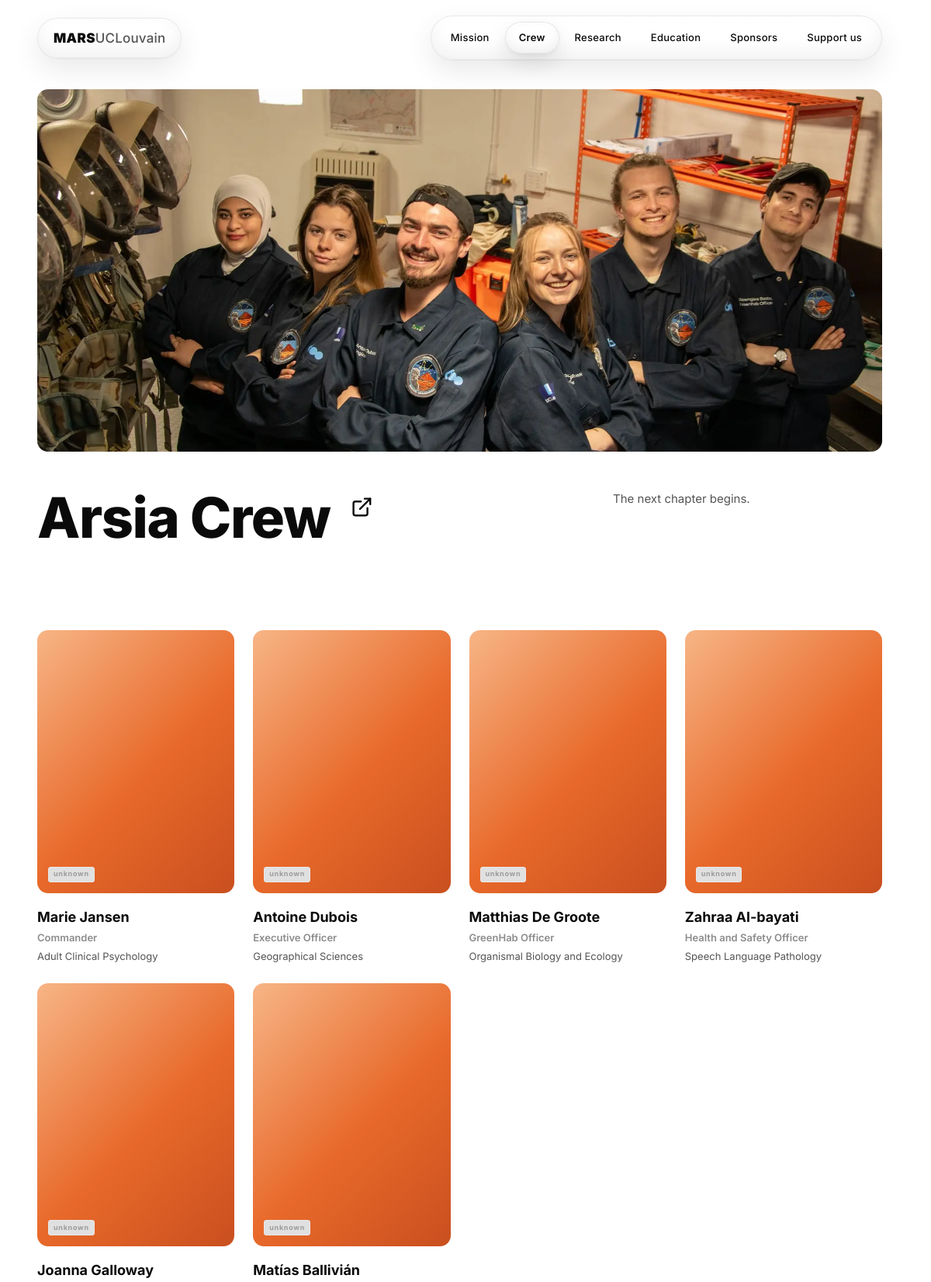
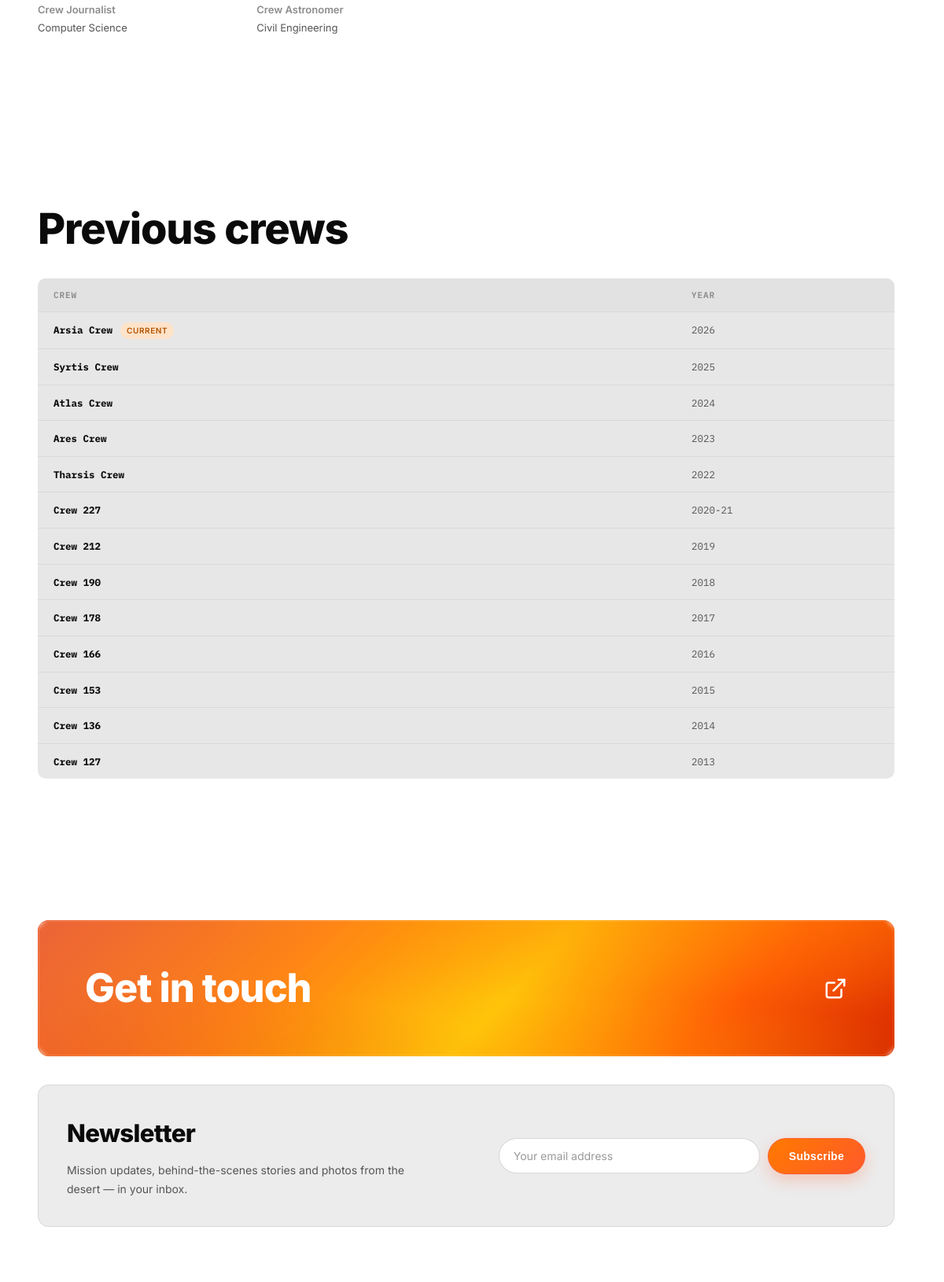
/crew (upper part), run on the app's committed database (2 pictures, top to bottom).
### models.py (models this page shows, shortened)
class Crew(db.Model):
    __tablename__ = "crew"
    id = db.Column(db.Integer, primary_key=True)
    name = db.Column(db.String(120), nullable=False)
    slug = db.Column(db.String(120), unique=True, nullable=False)
    year = db.Column(db.String(40), default="")
    is_current = db.Column(db.Boolean, default=False)
    tagline = db.Column(db.Text, default="")
    tagline_fr = db.Column(db.Text, default="")
    description = db.Column(db.Text, default="")
    description_fr = db.Column(db.Text, default="")
    photo = db.Column(db.String(255))
    order_index = db.Column(db.Integer, default=0)
    members = db.relationship(
        "Member",
        backref="crew",
        lazy="dynamic",
        order_by="Member.order_index",
        cascade="all, delete-orphan",
    )
    researches = db.relationship(
        "Research",
        backref="crew_ref",
        lazy="dynamic",
        foreign_keys="Research.crew_id",
    )

class Member(db.Model):
    __tablename__ = "member"
    id = db.Column(db.Integer, primary_key=True)
    crew_id = db.Column(db.Integer, db.ForeignKey("crew.id", ondelete="SET NULL"), nullable=True)
    name = db.Column(db.String(120), nullable=False)
    slug = db.Column(db.String(120), unique=True, nullable=False)
    role = db.Column(db.String(120), default="")
    role_fr = db.Column(db.String(120), default="")
    studies = db.Column(db.String(160), default="")
    studies_fr = db.Column(db.String(160), default="")
    nationality = db.Column(db.String(4), default="BE")
    nation = db.Column(db.String(80), default="")
    description = db.Column(db.Text, default="")
    description_fr = db.Column(db.Text, default="")
    photo = db.Column(db.String(255))
    socials = db.Column(db.JSON, default=list)
    order_index = db.Column(db.Integer, default=0)
    @property
    def social_list(self):
        if isinstance(self.socials, list):
            return self.socials
        return []

### app.py (the view)
@app.route("/crew")
def crew_page():
    crews = Crew.query.order_by(Crew.order_index.desc(), Crew.year.desc()).all()
    current_crew = next((c for c in crews if c.is_current), crews[0] if crews else None)
    return render_template("crew.html", active="crew", crews=crews, current_crew=current_crew)

### app.py (called while the page is built)
@app.context_processor
def inject_globals():
    def t(key):
        return key
    def tr(obj, field):
        val = getattr(obj, field, "") or ""
        return val
    def crew_photo(crew):
        if crew.slug in CREW_PHOTOS:
            return url_for("static", filename=CREW_PHOTOS[crew.slug])
        if crew.photo:
            return url_for("uploaded_file", filename=crew.photo)
        return None
    def crew_photo_position(crew):
        opts = CREW_PHOTO_OPTS.get(crew.slug)
        return opts["y"] if opts else None
    def crew_photo_size(crew):
        opts = CREW_PHOTO_OPTS.get(crew.slug)
        return opts.get("zoom") if opts else None
    return {"t": t, "tr": tr, "lang": "en", "crew_photo": crew_photo, "crew_photo_position": crew_photo_position, "crew_photo_size": crew_photo_size}

### templates/crew.html (shortened to what this page needs)
{% extends "base.html" %}
{% block content %}
  <main class="container">
    {% if current_crew %}
    {% set crew_photo_url = crew_photo(current_crew) %}
    {% set crew_photo_pos = crew_photo_position(current_crew) %}
    {% set crew_photo_size = crew_photo_size(current_crew) %}
    {% if crew_photo_url %}
    <section class="crew-photo has-photo" role="img" aria-label="{{ current_crew.name }} — crew photo"
      style="background-image:url('{{ crew_photo_url }}'){% if crew_photo_pos %};background-position:center {{ crew_photo_pos }}{% endif %}{% if crew_photo_size %};background-size:{{ crew_photo_size }}{% endif %}">
    </section>
    {% else %}
    <section class="crew-photo" role="img" aria-label="{{ current_crew.name }} — crew photo">
      <span class="hero-media-label">Full crew · 21:9</span>
    </section>
    {% endif %}
    <div class="crew-photo-head">
      <h1 class="crew-photo-title">
        <a class="crew-photo-title-link" href="{{ url_for('crew_detail', slug=current_crew.slug) }}">
          {{ current_crew.name }}
          <svg viewBox="0 0 24 24" fill="none" stroke="currentColor" stroke-width="2" stroke-linecap="round" stroke-linejoin="round" aria-hidden="true">
            <path d="M15 3h6v6"/>
            <path d="M10 14 21 3"/>
            <path d="M18 13v6a2 2 0 0 1-2 2H5a2 2 0 0 1-2-2V8a2 2 0 0 1 2-2h6"/>
          </svg>
        </a>
      </h1>
      <div class="crew-photo-desc">
        {% if current_crew.tagline %}
          <p>{{ tr(current_crew, 'tagline') }}</p>
        {% else %}
          <p>{{ tr(current_crew, 'description') }}</p>
        {% endif %}
      </div>
    </div>
    <section class="section crew-roster" aria-label="{{ t('Crew members') }}">
      <div class="roster-grid">
        {% for member in current_crew.members.all() %}
          <article class="roster-card" data-member-idx="{{ loop.index0 }}">
            <div class="roster-media{% if member.photo %} has-photo{% endif %}" role="img" aria-label="Photo of {{ member.name }}"
              {% if member.photo %}style="background-image:url('{{ url_for('uploaded_file', filename=member.photo) }}')"{% endif %}>
              {% if not member.photo %}<span class="flag-placeholder">{{ member.nationality }}</span>{% endif %}
            </div>
            <h3 class="roster-name">{{ member.name }}</h3>
            <p class="roster-role">{{ tr(member, 'role') }}</p>
            <p class="roster-studies">{{ tr(member, 'studies') }}</p>
          </article>
        {% endfor %}
      </div>
    </section>
    {% endif %}
    <section class="section crew-history" aria-labelledby="history-title">
      <h2 class="crew-history-title" id="history-title">{{ t('Previous crews') }}</h2>
      <div class="db db-crew" role="region" aria-label="{{ t('Previous crews database') }}">
        <div class="db-head" aria-hidden="true">
          <span>{{ t('Crew') }}</span>
          <span>{{ t('Year') }}</span>
        </div>
        {% for crew in crews %}
          <a class="db-row db-row-link" href="{{ url_for('crew_detail', slug=crew.slug) }}">
            <span class="db-experiment">{{ crew.name }}{% if crew.is_current %}<span class="db-badge">{{ t('current') }}</span>{% endif %}</span>
            <span>{{ crew.year }}</span>
          </a>
        {% endfor %}
      </div>
    </section>
  </main>
  {% with cta_title="Get in touch", cta_aria="Contact us" %}{% include "_cta.html" %}{% endwith %}
{% endblock %}

### static/css/styles.css (style rules this page uses)
:root { --bg: #FFFFFF; --ink: #0A0A0A; --grey: #555555; --soft: #8C8C8C; --line: #E8E8E8; --placeholder: #E7E7E7; --placeholder-grad: linear-gradient(135deg, #F7B586 0%, #E8692A 55%, #C94F1F 100%); --glass: rgba(255, 255, 255, 0.55); --glass-border: rgba(10, 10, 10, 0.08); --radius-lg: 14px; --font: "Inter", "Helvetica Neue", Helvetica, Arial, sans-serif; }
*, *::before, *::after { box-sizing: border-box; margin: 0; padding: 0; }
html { scroll-behavior: smooth; scrollbar-gutter: stable; }
body { min-height: 100vh; background: var(--bg); color: var(--ink); font-family: var(--font); font-size: 15px; line-height: 1.65; -webkit-font-smoothing: antialiased; -moz-osx-font-smoothing: grayscale; }
a { color: inherit; text-decoration: none; }
.container { max-width: 1800px; margin-inline: auto; padding-inline: clamp(20px, 4vw, 56px); }
.section { padding-block: clamp(72px, 9vw, 140px); }
.crew-photo { width: 100%; aspect-ratio: 21 / 9; background: var(--placeholder-grad); border-radius: var(--radius-lg); display: grid; place-items: center; margin-top: clamp(8px, 1.5vw, 24px); position: relative; overflow: hidden; }
.crew-photo.has-photo { background-size: cover; background-position: center; }
.crew-photo-head { display: grid; grid-template-columns: repeat(12, 1fr); column-gap: clamp(16px, 2vw, 32px); align-items: start; padding-top: clamp(32px, 4vw, 56px); }
.crew-photo-title a { color: inherit; text-decoration: none; }
.crew-photo-title-link { display: inline; transition: color 0.2s ease; }
.crew-photo-title-link svg { display: inline-block; width: 0.4em; height: 0.4em; margin-left: 12px; vertical-align: super; }
.crew-photo-title { grid-column: 1 / span 7; font-size: clamp(44px, 6vw, 92px); font-weight: 800; line-height: 1.02; letter-spacing: -0.02em; color: var(--ink); }
.crew-photo-desc { grid-column: 9 / span 4; font-size: 15px; line-height: 1.7; color: var(--grey); }
.roster-grid { display: grid; grid-template-columns: repeat(4, 1fr); gap: clamp(16px, 2vw, 32px); }
.roster-card { display: flex; flex-direction: column; }
.roster-media { position: relative; aspect-ratio: 3 / 4; background: var(--placeholder-grad); border-radius: var(--radius-lg); overflow: hidden; }
.roster-media .flag-placeholder { position: absolute; left: 14px; bottom: 14px; }
.roster-name { margin: 16px 0 2px; font-size: 18px; font-weight: 700; color: var(--ink); }
.roster-role { margin: 0; font-size: 13px; font-weight: 600; color: var(--soft); }
.roster-studies { margin: 2px 0 0; font-size: 13px; color: var(--grey); }
.roster-card { cursor: pointer; }
.crew-history-title { margin: 0 0 clamp(28px, 3vw, 44px); font-size: clamp(36px, 4.5vw, 64px); font-weight: 800; line-height: 1.02; letter-spacing: -0.02em; color: var(--ink); }
.db.db-crew .db-head, .db.db-crew .db-row { grid-template-columns: 2fr 0.6fr; min-width: 540px; }
.db-row-link { text-decoration: none; color: var(--grey); }
.db { flex: 1; min-height: 0; overflow: auto; background: var(--placeholder); border-radius: calc(var(--radius-lg) - 4px); }
.db-head, .db-row { display: grid; grid-template-columns: 2.4fr 1.3fr 0.5fr 0.9fr; column-gap: clamp(12px, 1.5vw, 24px); padding: 12px 20px; min-width: 760px; font-family: "IBM Plex Mono", ui-monospace, "SF Mono", "Cascadia Mono", Menlo, Consolas, "Liberation Mono", monospace; }
.db-head { position: sticky; top: 0; z-index: 2; background: #e2e2e2; border-bottom: 1px solid #d9d9d9; font-size: 11px; font-weight: 600; letter-spacing: 0.08em; text-transform: uppercase; color: var(--soft); }
.db-row { border-bottom: 1px solid #d9d9d9; font-size: 12.5px; color: var(--grey); cursor: pointer; transition: background 0.15s ease; }
.db-row:last-child { border-bottom: 0; }
.db-experiment { font-weight: 700; color: var(--ink); }
.db-badge { display: inline-block; margin-left: 10px; padding: 2px 8px; border-radius: 999px; background: #ffe3c9; color: #b35300; font-family: var(--font); font-size: 10px; font-weight: 600; letter-spacing: 0.06em; text-transform: uppercase; vertical-align: middle; }
.flag-placeholder { display: inline-grid; place-items: center; width: auto; min-width: 30px; height: 20px; aspect-ratio: auto; padding: 0 6px; background: #E0E0E0; border: 1px solid var(--line); border-radius: 3px; font-size: 9px; font-weight: 700; letter-spacing: 0.08em; color: #9B9B9B; }

### data on the page
Crew: name "Arsia Crew", tagline "The next chapter begins.", t "CURRENT", year "2026"
Member: nationality "unknown", name "Marie Jansen", role "Commander", studies "Adult Clinical Psychology"
Member: nationality "unknown", name "Antoine Dubois", role "Executive Officer", studies "Geographical Sciences"
Member: nationality "unknown", name "Matthias De Groote", role "GreenHab Officer", studies "Organismal Biology and Ecology"
Member: nationality "unknown", name "Zahraa Al-bayati", role "Health and Safety Officer", studies "Speech Language Pathology"
Member: nationality "unknown", name "Joanna Galloway", role "Crew Journalist", studies "Computer Science"
Member: nationality "unknown", name "Matías Ballivián", role "Crew Astronomer", studies "Civil Engineering"
Crew: name "Syrtis Crew", year "2025"
Crew: name "Atlas Crew", year "2024"
Crew: name "Ares Crew", year "2023"
Crew: name "Tharsis Crew", year "2022"
Crew: name "Crew 227", year "2020-21"
Crew: name "Crew 212", year "2019"
Crew: name "Crew 190", year "2018"
Crew: name "Crew 178", year "2017"
Crew: name "Crew 166", year "2016"
Crew: name "Crew 153", year "2015"
Crew: name "Crew 136", year "2014"
Crew: name "Crew 127", year "2013"

### other printed values
{{ t('Mission') }} "Mission"
{{ t('Crew') }} "Crew"
{{ t('Research') }} "Research"
{{ t('Previous crews') }} "Previous crews"
{{ t('Crew') }} "CREW"
{{ t('Year') }} "YEAR"
{{ t(cta_title) }} "Get in touch"
{{ t('Newsletter') }} "Newsletter"
{{ t('Subscribe') }} "Subscribe"
